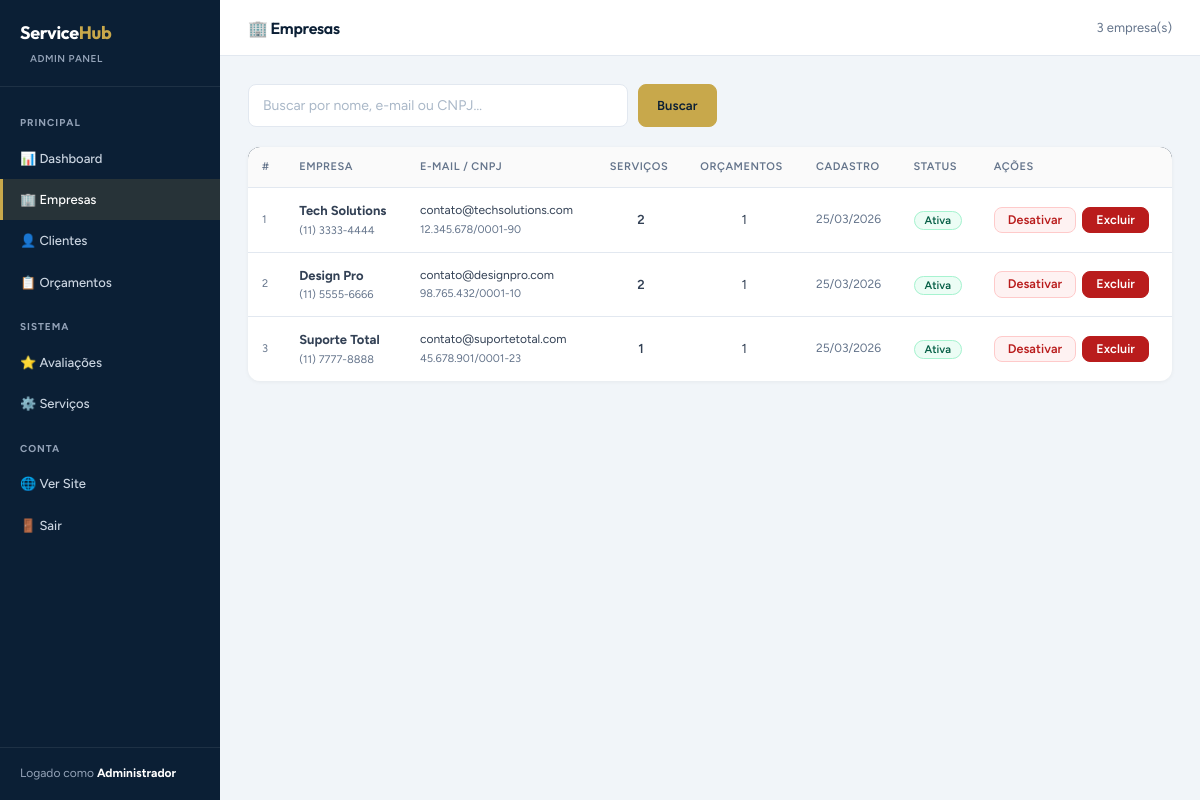
Before: /admin/empresas.php (signed in) with the older database file.
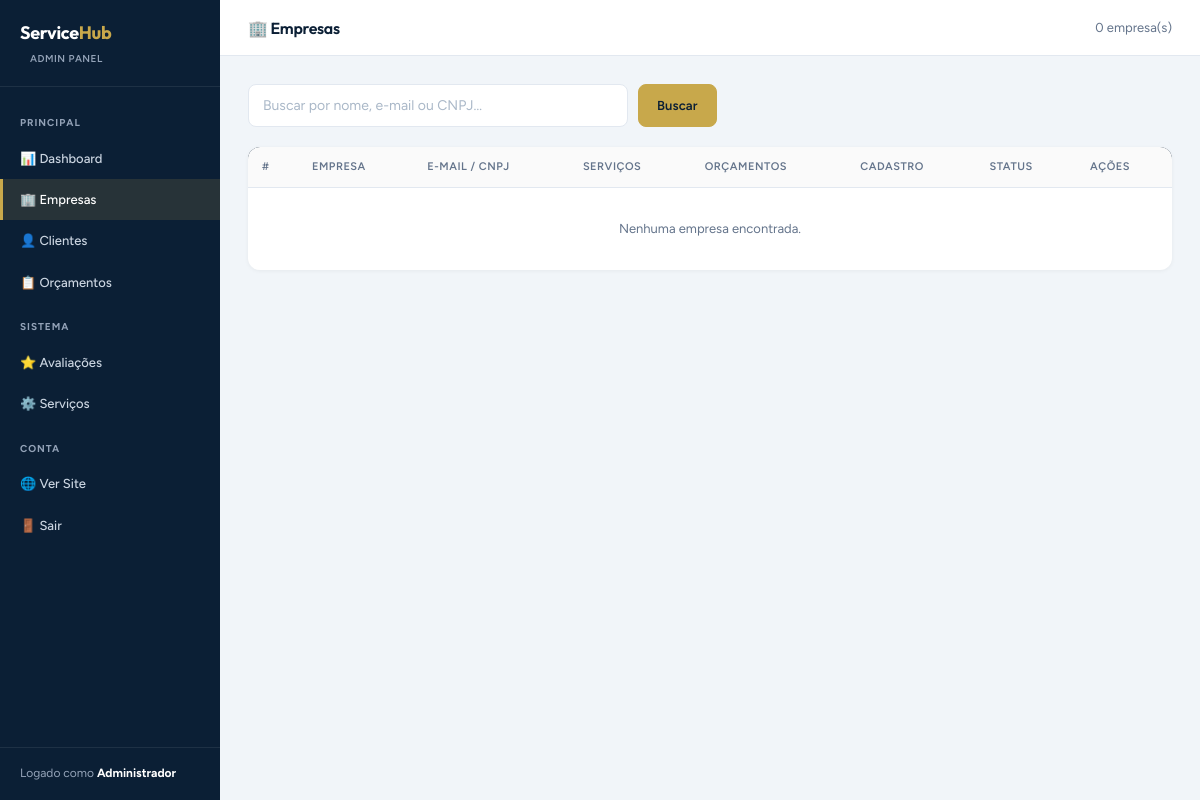
After: the same page with the newer database file.
### tables this page shows
CREATE TABLE empresas (
    id INT AUTO_INCREMENT PRIMARY KEY,
    nome_empresa VARCHAR(100) NOT NULL,
    email VARCHAR(100) NOT NULL UNIQUE,
    senha VARCHAR(255) NOT NULL,
    cnpj VARCHAR(20) UNIQUE,
    telefone VARCHAR(20),
    endereco TEXT,
    descricao TEXT,
    logo VARCHAR(255),
    site VARCHAR(100),
    status TINYINT DEFAULT 1 COMMENT '1=Ativa, 0=Inativa',
    created_at TIMESTAMP DEFAULT CURRENT_TIMESTAMP,
    updated_at TIMESTAMP DEFAULT CURRENT_TIMESTAMP ON UPDATE CURRENT_TIMESTAMP
);

### admin/empresas.php (the view, shortened to what this page needs)
<?php
require_once '../includes/config.php';
$busca = trim($_GET['busca'] ?? '');
$page  = max(1, (int)($_GET['page'] ?? 1));
$limit = 15; $offset = ($page-1)*$limit;
$where  = $busca ? "WHERE nome_empresa LIKE ? OR email LIKE ? OR cnpj LIKE ?" : '';
$params = $busca ? ["%$busca%","%$busca%","%$busca%"] : [];
$total = $pdo->prepare("SELECT COUNT(*) FROM empresas $where");
$total->execute($params); $total = $total->fetchColumn();
$stmt = $pdo->prepare("SELECT e.*, (SELECT COUNT(*) FROM servicos s WHERE s.empresa_id=e.id AND s.status=1) AS total_servicos, (SELECT COUNT(*) FROM orcamentos o WHERE o.empresa_id=e.id) AS total_orc FROM empresas e $where ORDER BY e.created_at DESC LIMIT ? OFFSET ?");
$stmt->bindValue(count($params)+1,$limit,PDO::PARAM_INT);
$stmt->bindValue(count($params)+2,$offset,PDO::PARAM_INT);
$stmt->execute(); $empresas = $stmt->fetchAll();
?>
<!DOCTYPE html>
<html lang="pt-BR">
<head>
  <link rel="stylesheet" href="../css/estilo.css">
</head>
<body>
<aside class="admin-sidebar">
  <div class="sidebar-logo"><h1>Service<span>Hub</span></h1><div class="badge">ADMIN PANEL</div></div>
  <nav class="sidebar-nav">
    <div class="section-label">Principal</div>
    <a href="index.php">📊 Dashboard</a>
    <a href="empresas.php" class="active">🏢 Empresas</a>
    <a href="clientes.php">👤 Clientes</a>
    <a href="orcamentos.php">📋 Orçamentos</a>
    <div class="section-label">Sistema</div>
    <a href="avaliacoes.php">⭐ Avaliações</a>
    <a href="servicos.php">⚙️ Serviços</a>
    <div class="section-label">Conta</div>
    <a href="../index.php" target="_blank">🌐 Ver Site</a>
    <a href="logout.php">🚪 Sair</a>
  </nav>
  <div class="sidebar-footer" style="font-size:12px;color:var(--slate);">Logado como <strong style="color:#fff;"><?= htmlspecialchars($_SESSION['admin_nome']) ?></strong></div>
</aside>
<div class="main-wrap">
  <div class="top-bar">
    <h2 style="font-size:16px;font-weight:600;">🏢 Empresas</h2>
    <span style="font-size:13px;color:var(--text-muted);"><?= number_format($total) ?> empresa(s)</span>
  </div>
  <div class="content">
    <form method="get" style="display:flex;gap:10px;margin-bottom:20px;">
      <input type="text" name="busca" class="form-control" placeholder="Buscar por nome, e-mail ou CNPJ…" value="<?= htmlspecialchars($busca) ?>" style="max-width:380px;">
      <button type="submit" class="btn btn-primary">Buscar</button>
    </form>
    <table class="admin-table">
      <thead>
        <tr><th>#</th><th>Empresa</th><th>E-mail / CNPJ</th><th>Serviços</th><th>Orçamentos</th><th>Cadastro</th><th>Status</th><th>Ações</th></tr>
      </thead>
      <tbody>
        <?php foreach ($empresas as $e): ?>
        <tr>
          <td style="color:var(--text-muted);font-size:11px;"><?= $e['id'] ?></td>
          <td>
            <strong><?= htmlspecialchars($e['nome_empresa']) ?></strong>
            <?php if ($e['telefone']): ?><div style="font-size:11px;color:var(--text-muted);"><?= htmlspecialchars($e['telefone']) ?></div><?php endif; ?>
          </td>
          <td>
            <div style="font-size:12px;"><?= htmlspecialchars($e['email']) ?></div>
            <?php if ($e['cnpj']): ?><div style="font-size:11px;color:var(--text-muted);"><?= htmlspecialchars($e['cnpj']) ?></div><?php endif; ?>
          </td>
          <td style="text-align:center;font-weight:600;"><?= $e['total_servicos'] ?></td>
          <td style="text-align:center;"><?= $e['total_orc'] ?></td>
          <td style="font-size:12px;color:var(--text-muted);"><?= date('d/m/Y', strtotime($e['created_at'])) ?></td>
          <td>
            <?php if ($e['status']): ?>
              <span style="background:#ecfdf5;color:#065f46;border:1px solid #a7f3d0;padding:2px 10px;border-radius:100px;font-size:11px;font-weight:600;">Ativa</span>
            <?php else: ?>
              <span style="background:#fef2f2;color:#b91c1c;border:1px solid #fecaca;padding:2px 10px;border-radius:100px;font-size:11px;font-weight:600;">Inativa</span>
            <?php endif; ?>
          </td>
          <td>
            <div style="display:flex;gap:6px;">
              <a href="empresas.php?toggle=<?= $e['id'] ?>" class="btn btn-sm" style="background:<?= $e['status']?'#fef2f2':'#ecfdf5'?>;color:<?= $e['status']?'#b91c1c':'#065f46'?>;border:1px solid <?= $e['status']?'#fecaca':'#a7f3d0'?>;"
                 onclick="return confirm('Confirmar alteração de status?')"><?= $e['status'] ? 'Desativar' : 'Ativar' ?></a>
              <a href="empresas.php?delete=<?= $e['id'] ?>" class="btn btn-sm btn-danger"
                 onclick="return confirm('ATENÇÃO: Excluir esta empresa e todos os seus dados?')">Excluir</a>
            </div>
          </td>
        </tr>
        <?php endforeach; ?>
        <?php if (empty($empresas)): ?>
        <tr><td colspan="8" style="text-align:center;padding:30px;color:var(--text-muted);">Nenhuma empresa encontrada.</td></tr>
        <?php endif; ?>
      </tbody>
    </table>
  </div>
</div>
</body>
</html>

Changed rows visible on the page:
removed empresas: id "1", nome_empresa "Tech Solutions", telefone "(11) 3333-4444", email "contato@techsolutions.com", cnpj "12.345.678/0001-90", total_servicos "2", total_orc "1", created_at "25/03/2026", status "Ativa"
removed empresas: id "2", nome_empresa "Design Pro", telefone "(11) 5555-6666", email "contato@designpro.com", cnpj "98.765.432/0001-10", total_servicos "2", total_orc "1", created_at "25/03/2026", status "Ativa"
removed empresas: id "3", nome_empresa "Suporte Total", telefone "(11) 7777-8888", email "contato@suportetotal.com", cnpj "45.678.901/0001-23", total_servicos "1", total_orc "1", created_at "25/03/2026", status "Ativa"
Other visible differences:
$total: "3" → "0"
text now shown: "Nenhuma empresa encontrada."
